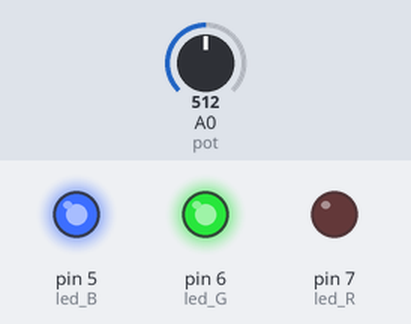
Bench run of a sketch on a simulated Arduino Uno, built with avr-gcc and run on an emulated ATmega328P. Parts: output pins drawn as LEDs (lit = HIGH). Inputs (shaded band) come from the test bench; at power-on: A0 (pot) = 512.

Above: at 1.2 s.
1.3 s: A0 (pot) set to 531
At 2.5 s:
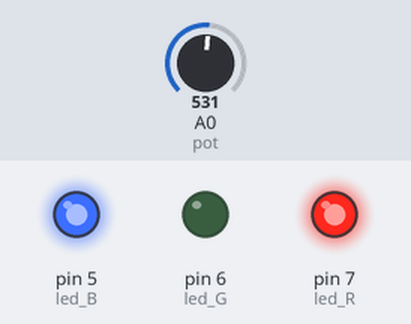
2.8 s: A0 (pot) set to 755
4.3 s: A0 (pot) set to 784
At 4.8 s:
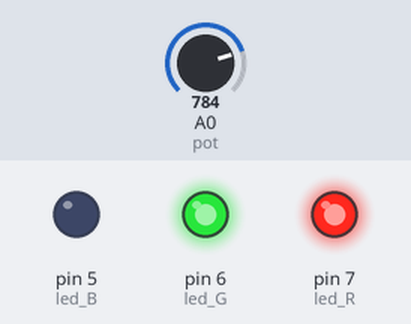
5.8 s: A0 (pot) set to 246
At 7.0 s:
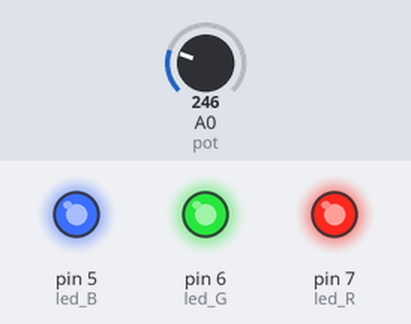
7.3 s: A0 (pot) set to 267
At 8.3 s:
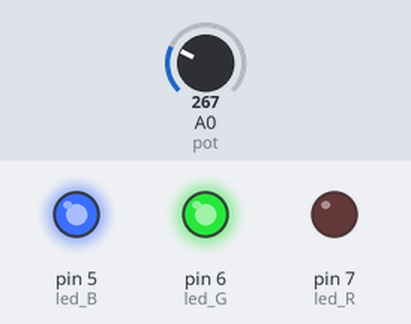
8.8 s: A0 (pot) set to 122
At 9.5 s:
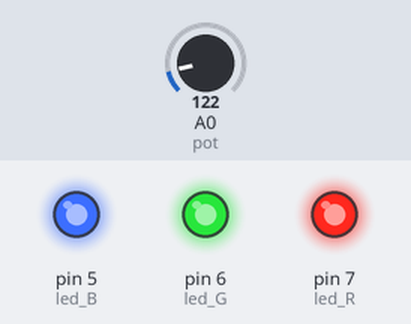
Timing chart, 0 to 11.3 s (numbered marks = the images above; inputs shaded):
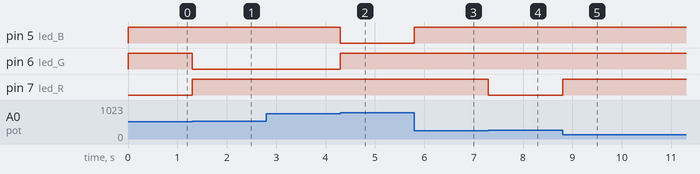

Measured:
- the behaviour switches between 512 and 513 on A0 (pot) (found by bisection; images 0 and 1)
- the behaviour switches between 768 and 769 on A0 (pot) (found by bisection; images 1 and 2)
- the behaviour switches between 256 and 257 on A0 (pot) (found by bisection; images 3 and 4)
- after the input at 1.3 s, pin 6 (led_G): HIGH → LOW at once; pin 7 (led_R): LOW → HIGH at once
- after the input at 2.8 s, every drawn part: stays the same
- after the input at 4.3 s, pin 5 (led_B): HIGH → LOW at once; pin 6 (led_G): LOW → HIGH at once
- after the input at 5.8 s, pin 5 (led_B): LOW → HIGH at once
- after the input at 7.3 s, pin 7 (led_R): HIGH → LOW at once
- after the input at 8.8 s, pin 7 (led_R): LOW → HIGH at once

The sketch:

Projeto6TrocarCordasLuzes.ino
```cpp
// PROJETO 06: Troque a Cor das Luzes
// Autor: Augusto Queiroz

// --- Declaração de Variáveis Globais ---
int led_R = 7; // Pino do LED Vermelho
int led_G = 6; // Pino do LED Verde
int led_B = 5; // Pino do LED Azul
int pot = A0;  // Pino onde o potenciômetro está conectado

int valorPot; // Variável para guardar o valor lido do potenciômetro

// --- Funções Personalizadas (do projeto anterior) ---
void acendeVermelho()
{
    digitalWrite(led_R, LOW);
    digitalWrite(led_G, HIGH);
    digitalWrite(led_B, HIGH);
}
void acendeVerde()
{
    digitalWrite(led_R, HIGH);
    digitalWrite(led_G, LOW);
    digitalWrite(led_B, HIGH);
}
void acendeAzul()
{
    digitalWrite(led_R, HIGH);
    digitalWrite(led_G, HIGH);
    digitalWrite(led_B, LOW);
}
void apagaLed()
{
    digitalWrite(led_R, HIGH);
    digitalWrite(led_G, HIGH);
    digitalWrite(led_B, HIGH);
}

// --- Função de Configuração (setup) ---
void setup()
{
    pinMode(led_R, OUTPUT);
    pinMode(led_G, OUTPUT);
    pinMode(led_B, OUTPUT);
    // O pino A0 (pot) já é uma entrada por padrão, não precisa de pinMode.
}

// --- Laço Principal (loop) ---
void loop()
{
    // 1. Lê o valor atual do potenciômetro (0 a 1023)
    valorPot = analogRead(pot);

    // 2. Decide qual cor acender com base no valor lido
    // Zona 1: Apagado (de 0 a 256)
    if (valorPot >= 0 && valorPot <= 256)
    {
        apagaLed();
    }
    // Zona 2: Vermelho (de 257 a 512)
    if (valorPot > 256 && valorPot <= 512)
    {
        acendeVermelho();
    }
    // Zona 3: Verde (de 513 a 768)
    if (valorPot > 512 && valorPot <= 768)
    {
        acendeVerde();
    }
    // Zona 4: Azul (de 769 a 1023)
    if (valorPot > 768 && valorPot <= 1023)
    {
        acendeAzul();
    }
}
```
